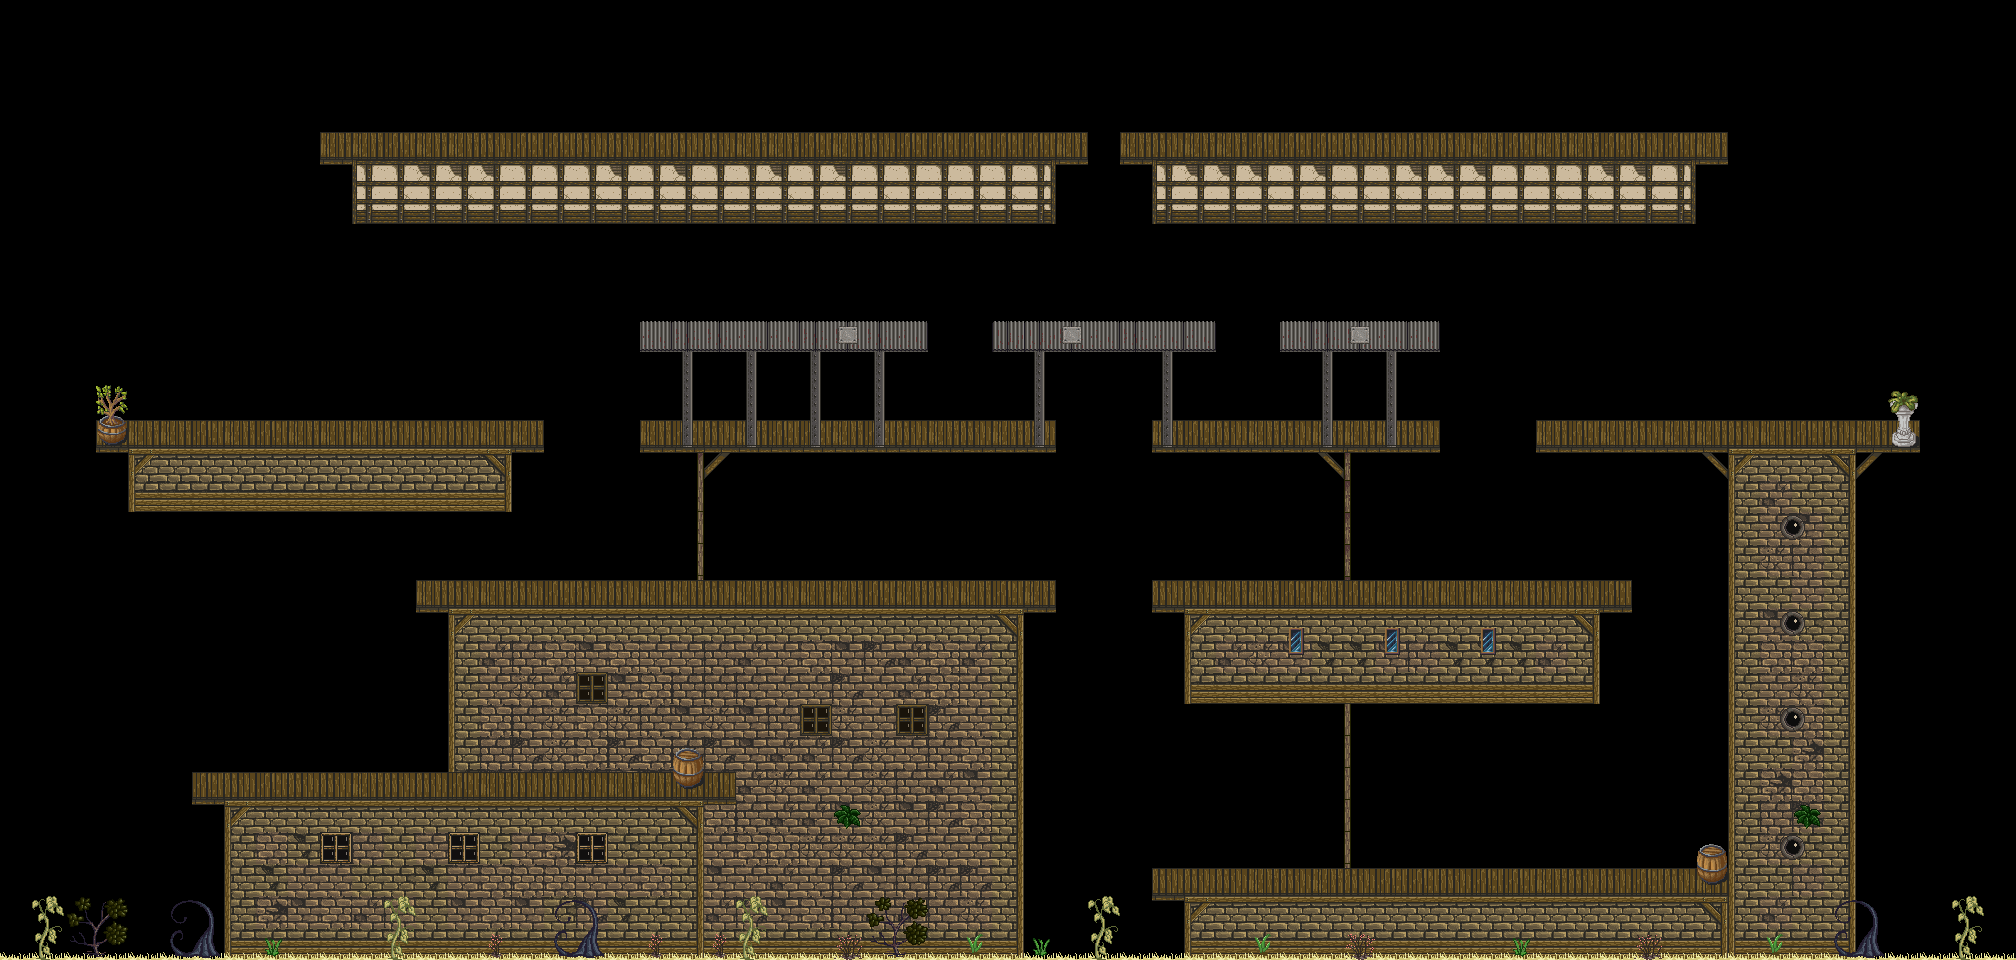

The image is a tile-based game level rendered from a .tmx file. Its description and source (layers, tilesets, objects; grid data summarised) follow:
An orthogonal 63x30 tile map with 32x32 px tiles, 10 tile layers (Background1, Background2, Background3, Terrain1, ...) and 78 objects (3x fence, 2x sniper, 2x fire, 2x water, 2x camouflage, ...).

<map version="1.10" tiledversion="1.10.1" orientation="orthogonal" renderorder="right-down" width="63" height="30" tilewidth="32" tileheight="32" infinite="0" nextlayerid="24" nextobjectid="97">
 <tileset firstgid="1" source="../_Template/tileset/hyptosis.tsx" />
 <group id="15" name="TILES" locked="1">
  <group id="7" name="Background">
   <layer id="8" name="Background1" width="63" height="30">
    <data>[1890 cells, 94 non-empty, 14 distinct tile ids]</data>
   </layer>
   <layer id="9" name="Background2" width="63" height="30">
    <data>[1890 cells, 0 non-empty, 0 distinct tile ids]</data>
   </layer>
   <layer id="10" name="Background3" width="63" height="30">
    <data>[1890 cells, 0 non-empty, 0 distinct tile ids]</data>
   </layer>
  </group>
  <group id="2" name="Terrain">
   <layer id="3" name="Terrain1" width="63" height="30">
    <data>[1890 cells, 580 non-empty, 33 distinct tile ids]</data>
   </layer>
   <layer id="4" name="Terrain2" width="63" height="30">
    <data>[1890 cells, 94 non-empty, 22 distinct tile ids]</data>
   </layer>
   <layer id="5" name="Terrain3" width="63" height="30">
    <data>[1890 cells, 63 non-empty, 1 distinct tile ids]</data>
   </layer>
   <layer id="23" name="Terrain4" width="63" height="30">
    <data>[1890 cells, 72 non-empty, 28 distinct tile ids]</data>
   </layer>
  </group>
  <group id="11" name="Foreground">
   <layer id="12" name="Foreground1" width="63" height="30">
    <data>[1890 cells, 26 non-empty, 3 distinct tile ids]</data>
   </layer>
   <layer id="13" name="Foreground2" width="63" height="30">
    <data>[1890 cells, 0 non-empty, 0 distinct tile ids]</data>
   </layer>
   <layer id="14" name="Foreground3" width="63" height="30">
    <data>[1890 cells, 0 non-empty, 0 distinct tile ids]</data>
   </layer>
  </group>
 </group>
 <objectgroup color="#ffaa00" id="17" name="Ground" visible="0">
  <object id="2" x="335.667" y="150.667" width="739" height="19.3333" />
  <object id="3" x="1135" y="150" width="579" height="20.3333" />
  <object id="4" x="1550.67" y="439.333" width="369" height="18.3333" />
  <object id="6" x="1889.33" y="389" width="31" height="56.6667" />
  <object id="7" x="1165.33" y="437.333" width="261.667" height="21.6667" />
  <object id="8" x="1167.67" y="596.667" width="451.333" height="20.6667" />
  <object id="9" x="1168.67" y="884.667" width="561" height="20" />
  <object id="10" x="1728.33" y="459" width="18.3333" height="447.667" />
  <object id="11" x="1696" y="843.333" width="33.3333" height="41.6667" />
  <object id="12" x="205" y="790.333" width="516.667" height="18.3333" />
  <object id="13" x="669.667" y="748" width="37" height="42.6667" />
  <object id="14" x="429.667" y="597.667" width="609" height="22.3333" />
  <object id="15" x="655.333" y="437" width="384.667" height="24.3333" />
  <object id="16" x="1002" y="340" width="200.667" height="20.3333" />
  <object id="17" x="650.667" y="340.333" width="265" height="19" />
  <object id="18" x="105.667" y="437" width="422.333" height="23.6667" />
  <object id="19" x="96.3333" y="384" width="32.6667" height="53.3333" />
  <object id="20" x="1292.33" y="339.667" width="137" height="21" />
 </objectgroup>
 <objectgroup color="#ff0000" id="18" name="Enemies">
  <object id="35" x="449" y="583">
   <properties>
    <property name="block" type="int" value="1" />
   </properties>
   <polyline points="0,0 103.326,-1" />
  </object>
  <object id="36" x="316.377" y="771.211">
   <properties>
    <property name="block" type="int" value="1" />
   </properties>
   <polyline points="0,0 183,1" />
  </object>
  <object id="37" x="465.603" y="771.211">
   <properties>
    <property name="block" type="int" value="1" />
   </properties>
   <polyline points="0,0 178,-1" />
  </object>
  <object id="38" x="250" y="420">
   <properties>
    <property name="block" type="int" value="2" />
   </properties>
   <polyline points="0,0 181,-1" />
  </object>
  <object id="42" x="384.371" y="134.983">
   <properties>
    <property name="block" type="int" value="2" />
   </properties>
   <polyline points="0,0 370,-2" />
  </object>
  <object id="43" x="915" y="130">
   <properties>
    <property name="block" type="int" value="2" />
   </properties>
   <polyline points="0,0 147,-1" />
  </object>
  <object id="45" x="1145" y="132.01">
   <properties>
    <property name="block" type="int" value="3" />
   </properties>
   <polyline points="0,0 106,-0.01" />
  </object>
  <object id="46" x="1403.52" y="131.996">
   <properties>
    <property name="block" type="int" value="3" />
   </properties>
   <polyline points="0,0 287,-1" />
  </object>
  <object id="48" x="1567" y="422.01">
   <properties>
    <property name="block" type="int" value="4" />
   </properties>
   <polyline points="0,0 155,-0.01" />
  </object>
  <object id="50" x="1178" y="587">
   <properties>
    <property name="block" type="int" value="4" />
   </properties>
   <polyline points="0,0 193,-2" />
  </object>
  <object id="51" x="1399" y="586">
   <properties>
    <property name="block" type="int" value="4" />
   </properties>
   <polyline points="0,0 181,-1" />
  </object>
  <object id="54" x="1803.38" y="422.22">
   <properties>
    <property name="block" type="int" value="4" />
   </properties>
   <polyline points="0,0 65,-0.0001" />
  </object>
  <object id="56" x="1040.64" y="325.635">
   <properties>
    <property name="block" type="int" value="3" />
   </properties>
   <polyline points="0,0 122.246,-0.01" />
  </object>
  <object id="57" x="681.703" y="327.961">
   <properties>
    <property name="block" type="int" value="2" />
   </properties>
   <polyline points="0,0 119.259,-0.01" />
  </object>
  <object id="58" x="234.019" y="771.765">
   <properties>
    <property name="block" type="int" value="1" />
   </properties>
   <polyline points="0,0 388.132,-0.01" />
  </object>
  <object id="59" x="158.336" y="420.239">
   <properties>
    <property name="block" type="int" value="2" />
   </properties>
   <polyline points="0,0 181,-1" />
  </object>
  <object id="75" type="sniper" x="839.481" y="427.209">
   <point />
  </object>
  <object id="81" type="sniper" x="1315" y="331">
   <point />
  </object>
  <object id="89" x="597" y="135">
   <properties>
    <property name="block" type="int" value="2" />
   </properties>
   <polyline points="0,0 238,-0.02" />
  </object>
  <object id="90" x="1360" y="134">
   <properties>
    <property name="block" type="int" value="3" />
   </properties>
   <polyline points="0,0 287,-1" />
  </object>
  <object id="91" x="1169" y="414">
   <properties>
    <property name="block" type="int" value="3" />
   </properties>
   <polyline points="0,0 248.246,-0.01" />
  </object>
  <object id="92" x="1274" y="874">
   <properties>
    <property name="block" type="int" value="4" />
   </properties>
   <polyline points="0,0 181,-1" />
  </object>
  <object id="93" x="1498" y="868">
   <properties>
    <property name="block" type="int" value="4" />
   </properties>
   <polyline points="0,0 181,-1" />
  </object>
  <object id="96" x="508" y="579">
   <properties>
    <property name="block" type="int" value="1" />
   </properties>
   <polyline points="0,0 160.326,-1" />
  </object>
 </objectgroup>
 <objectgroup color="#ffff00" id="19" name="Objects">
  <object id="76" type="fire" x="851.36" y="350.602">
   <point />
  </object>
  <object id="77" type="fence" x="875.331" y="157.341">
   <point />
  </object>
  <object id="85" type="fire" x="1302" y="159">
   <point />
  </object>
  <object id="87" type="fence" x="1775" y="446">
   <point />
  </object>
  </objectgroup>
 <objectgroup color="#00ff00" id="20" name="Items">
  <!-- 8 objects omitted --></objectgroup>
 <objectgroup color="#ff00ff" id="21" name="Ladders">
  <!-- 13 objects omitted --></objectgroup>
 <objectgroup color="#ffffff" id="22" name="Player">
  <!-- 10 objects omitted --></objectgroup>
</map>
<!-- 32 of 78 objects omitted -->
